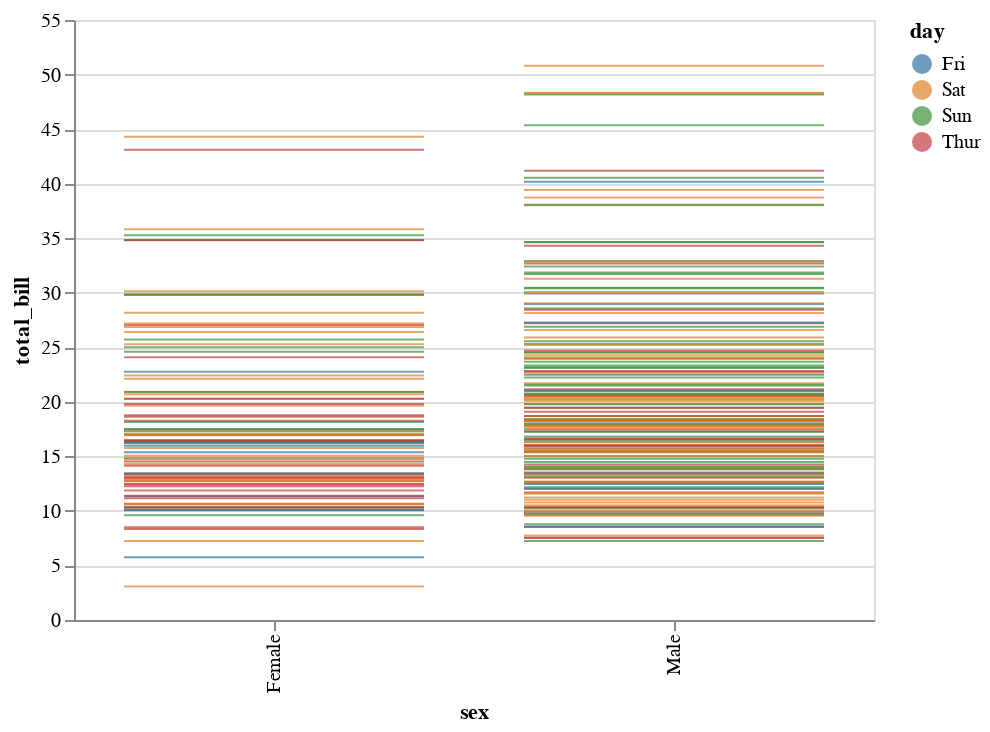

Here is the notebook cell this chart was saved with:
### Code cell
display(salt.stripplot(x="sex", y="total_bill", hue="day", data=tips))
ax = sns.stripplot(x="sex", y="total_bill", hue="day", data=tips, jitter=True)

### Figure 1 — Vega-Lite specification as saved in the notebook (floating-point values rounded to 4 significant figures; data arrays with more than 128 entries replaced by an {"elided": "..."} marker saying what was removed)
{"$schema": "https://vega.github.io/schema/vega-lite/v2.4.1.json", "config": {"range": {"category": ["rgba(49.62499999999999,115.62499999999996,161.37500000000003,1)", "rgba(224.87499999999997,128.875,44.12500000000004,1)", "rgba(58.49999999999999,145.50000000000003,58.49999999999999,1)", "rgba(192.125,60.87500000000001,61.62499999999999,1)", "rgba(147.49999999999994,113.74999999999999,178.25,1)", "rgba(131.875,91.37500000000001,83.12500000000001,1)", "rgba(213.50000000000003,132.49999999999997,188.74999999999994,1)", "rgba(127.0,127.0,127.0,1)", "rgba(168.87500000000003,169.625,53.37500000000001,1)", "rgba(45.99999999999998,171.25,184.00000000000003,1)"]}, "view": {"height": 300, "width": 400}}, "data": {"values": {"elided": "244 records"}}, "encoding": {"color": {"field": "day", "type": "nominal"}, "x": {"field": "sex", "type": "nominal"}, "y": {"field": "total_bill", "type": "quantitative"}}, "mark": "tick"}
